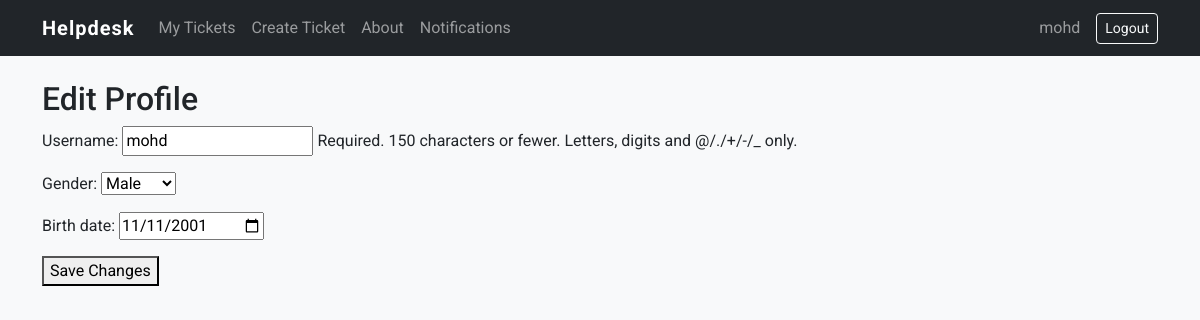
The page /tickets/profile/ (signed in) on the database its author committed.
### tickets/models.py (models this page shows, shortened)
class MyUser(AbstractUser):
    ROLE_CHOICES = [
        ('staff', 'Staff'),
        ('helper', 'Helper'),
    ]
    GENDER_CHOICES = [
        ('male', 'Male'),
        ('female', 'Female'),
    ]
    role = models.CharField(max_length=20, choices=ROLE_CHOICES, default='staff')
    gender = models.CharField(max_length=10, choices=GENDER_CHOICES, default='male')
    birth_date = models.DateField(null=True, blank=True)

### tickets/views.py (the view)
# urls.py: path('profile/', views.profile, name='profile'),
@login_required
def profile(request):
    user = request.user
    if request.method == 'POST':
        form = ProfileForm(request.POST, instance=user)
        if form.is_valid():
            form.save()
            messages.success(request, 'Profile updated successfully!')
            return redirect('tickets:profile')
    else:
        form = ProfileForm(instance=user)
    unread_count = user.notifications.filter(is_read=False).count()
    return render(request, 'tickets/profile.html', {'form': form, 'unread_count': unread_count, 'user': user})

### tickets/forms_profile.py
class ProfileForm(forms.ModelForm):
    class Meta:
        model = MyUser
        fields = ['username', 'gender', 'birth_date']
        widgets = {
            'birth_date': forms.DateInput(attrs={'type': 'date'}),
        }

### tickets/templates/tickets/profile.html (shortened to what this page needs)
{% extends 'tickets/base.html' %}
{% block content %}
<h2>Edit Profile</h2>
<form method="post">
  {{ form.as_p }}
  <button type="submit">Save Changes</button>
</form>
{% endblock %}

### tickets/templates/tickets/base.html (shortened to what this page needs)
<!DOCTYPE html>
<html lang="en">
<head>
    <link href="https://cdn.jsdelivr.net/npm/bootstrap@5.3.2/dist/css/bootstrap.min.css" rel="stylesheet">
</head>
<body>
    <nav class="navbar navbar-expand-lg navbar-dark bg-dark">
      <div class="container">
        <a class="navbar-brand" href="{% url 'home' %}">Helpdesk</a>
        <div class="collapse navbar-collapse" id="navbarNav">
          <ul class="navbar-nav me-auto mb-2 mb-lg-0">
            <li class="nav-item"><a class="nav-link" href="{% url 'tickets:ticket_list' %}">My Tickets</a></li>
            <li class="nav-item"><a class="nav-link" href="{% url 'tickets:ticket_create' %}">Create Ticket</a></li>
            <li class="nav-item"><a class="nav-link" href="{% url 'about' %}">About</a></li>
            <li class="nav-item"><a class="nav-link position-relative" href="{% url 'tickets:notifications' %}">Notifications</a></li>
          </ul>
          <ul class="navbar-nav mb-2 mb-lg-0">
            {% if user.is_authenticated %}
              <li class="nav-item"><a class="nav-link" href="{% url 'tickets:profile' %}">{{ user.username }}</a></li>
              <li class="nav-item d-flex align-items-center">
                <form id="logout-form" method="post" action="{% url 'logout' %}" class="mb-0 ms-2">
                  <button type="submit" class="btn btn-outline-light btn-sm">Logout</button>
                </form>
              </li>
            {% else %}
              <li class="nav-item"><a class="nav-link" href="{% url 'home' %}">Login</a></li>
              <li class="nav-item"><a class="nav-link" href="{% url 'signup' %}">Sign Up</a></li>
            {% endif %}
          </ul>
        </div>
      </div>
    </nav>
    <div class="container py-4">
        {% block content %}{% endblock %}
    </div>
</body>
</html>
  </body>
</html>

### tickets/templates/tickets/base.html (style rules this page uses)
body { font-family: 'Roboto', sans-serif; background: #f8f9fa; }
.navbar-brand { font-weight: bold; letter-spacing: 1px; }

### rows shown on the page
MyUser: username "mohd", gender "Male", birth_date "11/11/2001"
